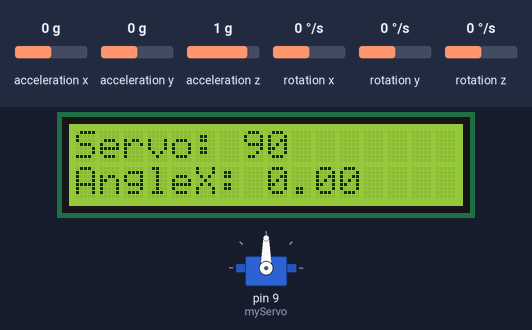
Bench run of a sketch on a simulated Arduino Uno, built with avr-gcc and run on an emulated ATmega328P. Shown: 16×2 character LCD, servo. The test bench sets the inputs (shaded band); at power-on: acceleration x 0 g, acceleration y 0 g, acceleration z 1 g, rotation x 0 °/s, rotation y 0 °/s, rotation z 0 °/s.

Above: at 3.2 s.
3.3 s: acceleration x set to -1.4 g
At 4.4 s:
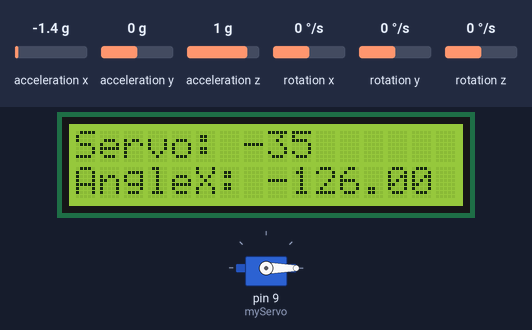
4.8 s: acceleration x set to 0.8 g
At 6.0 s:
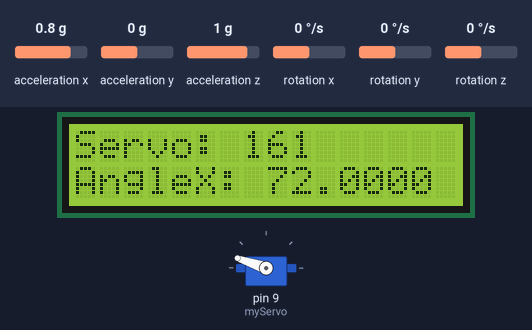
6.4 s: acceleration x set to 1.4 g
At 7.0 s:
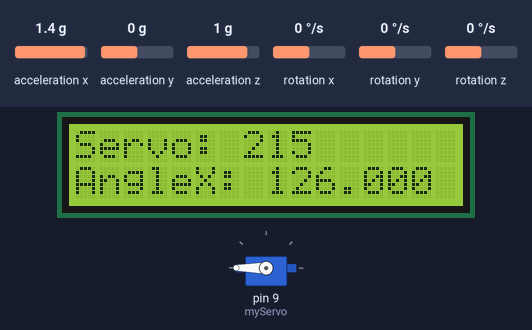
Timing chart, 0 to 9.4 s (numbered marks = the images above; inputs shaded):
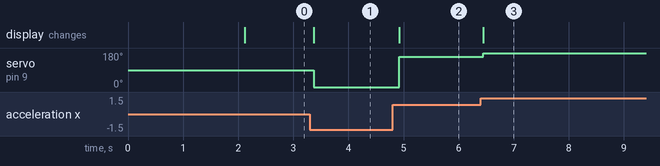

The sketch:

MPU6050_Accelerometer_ServoMotor.ino
```cpp
#include <Wire.h>
#include <MPU6050.h>
#include <Servo.h>
#include <LiquidCrystal_I2C.h>

// Initialize the MPU6050
MPU6050 mpu;

// Initialize the servo motor
Servo myServo;

// Initialize the I2C LCD (address 0x27, 16 columns, 2 rows)
LiquidCrystal_I2C lcd(0x27, 16, 2);

void setup() {
  // Start the I2C communication
  Wire.begin();

  // Initialize the LCD and print a message
  lcd.init();
  lcd.backlight();
  lcd.setCursor(0, 0);
  lcd.print("Initializing...");

  // Initialize the MPU6050
  mpu.initialize();
  if (mpu.testConnection()) {
    lcd.setCursor(0, 1);
    lcd.print("MPU6050 OK");
  } else {
    lcd.setCursor(0, 1);
    lcd.print("MPU6050 Fail");
    while (1); // Halt if MPU6050 fails
  }

  // Attach the servo motor to pin 9
  myServo.attach(9);
  myServo.write(90); // Start with the servo at 90 degrees

  // Clear the initialization message after setup
  delay(2000);
  lcd.clear();
}

void loop() {
  // Read raw values from the MPU6050
  int16_t ax, ay, az;
  int16_t gx, gy, gz;
  mpu.getMotion6(&ax, &ay, &az, &gx, &gy, &gz);

  // Convert accelerometer readings to angles (simplified for demonstration)
  float angleX = ax / 16384.0 * 90;
  float angleY = ay / 16384.0 * 90;

  // Map the X angle to servo range (0-180 degrees)
  int servoAngle = map(angleX, -90, 90, 0, 180);
  myServo.write(servoAngle);

  // Display the data on the LCD
  lcd.setCursor(0, 0);
  lcd.print("Servo: ");
  lcd.print(servoAngle);

  lcd.setCursor(0, 1);
  lcd.print("AngleX: ");
  lcd.print(angleX);

  delay(100);
}
```

Measured:
- after the input at 3.3 s, servo on pin 9 (myServo): 90° → 0° after 0.07 s; the display: changes after 0.07 s (image 1)
- after the input at 4.8 s, servo on pin 9 (myServo): 0° → 161° after 0.12 s; the display: changes after 0.12 s (image 2)
- after the input at 6.4 s, servo on pin 9 (myServo): 161° → 180° after 0.05 s; the display: changes after 0.05 s (image 3)
